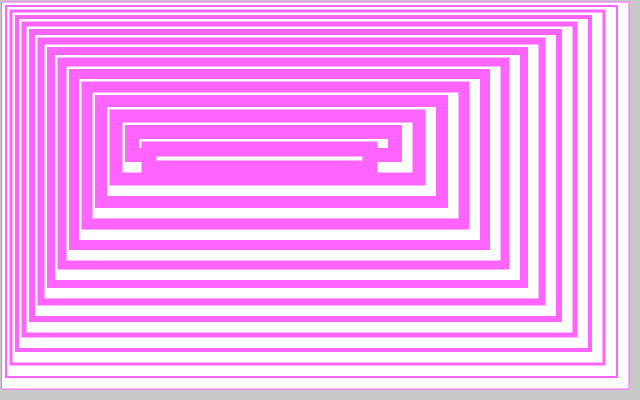
Frame 1 (no input)
Frame 60 (no input): identical to frame 1, image omitted
Frame 120 (the mouse pressed at the canvas centre since frame 60): identical to frame 1, image omitted

The p5.js sketch that drew this single still picture (run headless with seeded random() and noise() and a simulated clock; from frame 60 on, the mouse is pressed at the canvas centre):

// p5.js sketch
// ── sketch.js
const width = 640;
const height = 400;

function setup() {
  createCanvas(width, height);
}

function draw() {
  background(200);
  x = width;
  y = height;
  n = 0;
  d = 0;

  for (let n = 0; n <= y; n++) {
    d = d + 1;

    strokeWeight(d)

    stroke(255, 100, 255);

    n = n + d + 1;
    x = x - d - 10;
    y = y - d - 10;
    rect(n, n, x - n, y - n);
  }
}

// let time = frameCount * 0.005;

// let r = 128 + 127 * sin(time);
// let g = 128 + 127 * sin(t + 2);
// let b = 128 + 127 * sin(t + 4);
